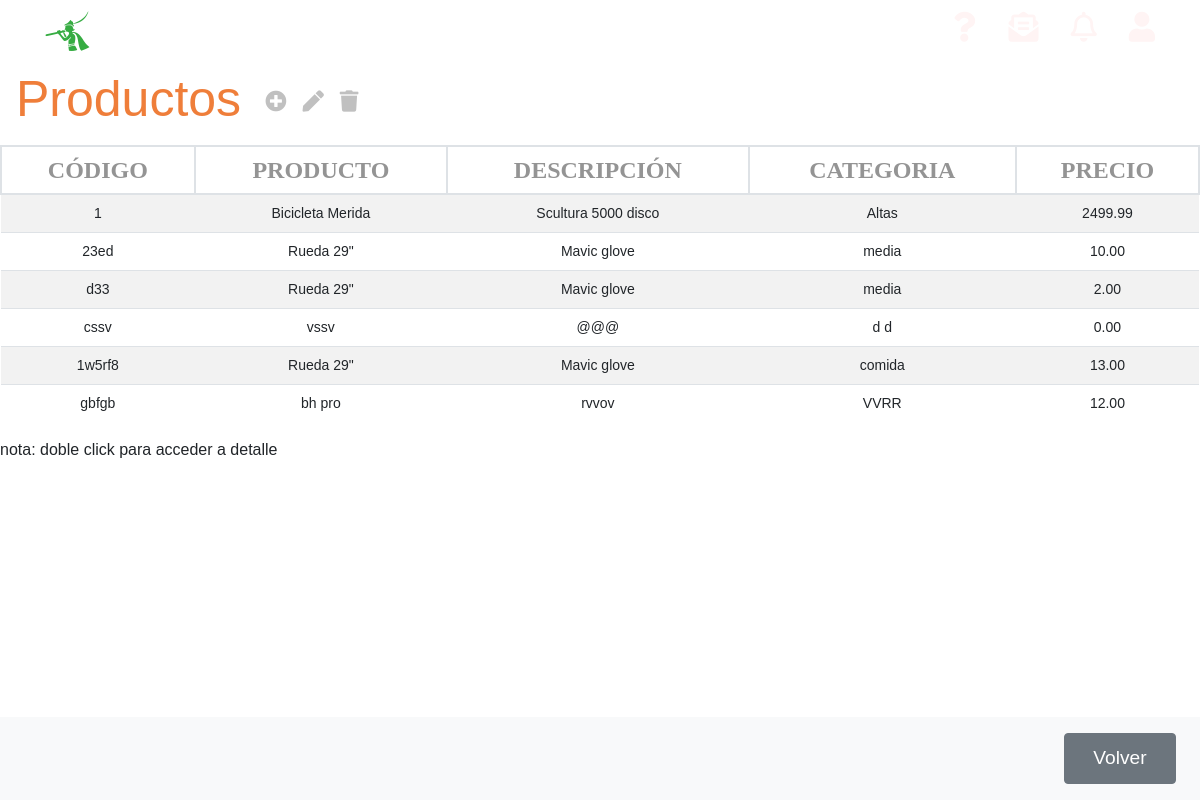
The app's page /appEntrega/productos/ with its own data.
### appEntrega/models.py (models this page shows, shortened)
class Producto(models.Model):
    producto_referencia = models.CharField(max_length=13, primary_key=True)
    producto_nombre = models.CharField(max_length=50)
    producto_descripcion = models.CharField(max_length=250)
    producto_categoria = models.CharField(max_length=50)
    producto_precio = models.DecimalField(max_digits=10, decimal_places=2, default=0)

### appEntrega/views.py (the view)
# urls.py: path('productos/', ProductoListView.as_view(), name='listaProducto'),
class ProductoListView(ListView):
    model = Producto
    template_name = 'listaProductos.html'
    context_object_name = 'lista_productos'

### appEntrega/templates/listaProductos.html
{% extends 'base.html' %}
{% block content %}
<div class="">
    <nav class="navbar navbar-light table-navbar">
        <h2 class="orange-color">Productos</h2>
        <ul class="navbar-nav mr-auto flex-row">
            <li class="nav-item m-0 ml-3">
                <i class="fas fa-plus-circle fa-lg c-grey"
                    onclick="location.href='http://127.0.0.1:8000/appEntrega/productos/nuevo/'"></i>
            </li>
            <li class="nav-item m-0">
                <i class="fas fa-pen fa-lg c-grey"></i>
            </li>
            <li class="nav-item m-0">
                <i class="fas fa-trash fa-lg c-grey"></i>
            </li>
        </ul>
    </nav>
</div>
<div class="row">
    <div class="col-md-12">
        <table class="table-deustronic table table-striped table-hover">
            <thead>
                <tr>
                    <th>CÓDIGO</th>
                    <th>PRODUCTO</th>
                    <th>DESCRIPCIÓN</th>
                    <th>CATEGORIA</th>
                    <th>PRECIO</th>
                </tr>
            </thead>
            <tbody>
                {% if lista_productos %}
                {% for producto in lista_productos %}
                <tr ondblclick="location.href='http://127.0.0.1:8000/appEntrega/productos/{{producto.pk}}/editar'">
                    <td>
                        {{producto.producto_referencia}}
                    </td>
                    <td>{{producto.producto_nombre}}</td>
                    <td>{{producto.producto_descripcion}}</td>
                    <td>{{producto.producto_categoria}}</td>
                    <td>{{producto.producto_precio}}</td>
                </tr>
                {% endfor %}
                {% else %}
                <tr>
                    <td colspan="5">
                        <p>No existen Componentes</p>
                    </td>
                </tr>
                {% endif %}
            </tbody>
        </table>
        <p>nota: doble click para acceder a detalle</p>
    </div>
</div>
<nav class="navbar navbar-light bg-light fixed-bottom">
    <div class="form-inline ml-auto">
        <button onclick="location.href='http://127.0.0.1:8000/appEntrega'" class="btn boton-nav btn-secondary m-2"
            type="button">Volver</button>
    </div>
</nav>
{% endblock %}

### appEntrega/static/style/styles.css (style rules this page uses)
.orange-color, .orange-color:hover { color: rgb(239, 126, 58) !important; font-weight: 100 !important; }
* { font-family: 'FiraSans-Regular', sans-serif; }
html { overflow-x: hidden; overflow-y: overlay; }
html, body { height: 100%; }
body { margin: 0; }
i { cursor: pointer !important; }
ul { padding: 0 !important; }

### appEntrega/static/style/table.css (style rules this page uses)
table { overflow: scroll; }
table td { vertical-align: middle !important; }
.table-deustronic th { color: #949494; font-weight: bold; font-size: 1.5rem; padding: 5px 10px; border: 2px solid #dee2e6; font-family: FiraSans-Regular, Calibri, Verdana; text-align: center !important; }
.table-deustronic td { font-size: 14px; padding: 0.5rem; text-align: center !important; cursor: pointer !important; }
.table-navbar { position: sticky; background-color: white; z-index: 1; top: 0; width: 100%; }

### appEntrega/static/style/productos.css (style rules this page uses)
.navbar-nav .nav-item { padding: 0 .5rem; }
.c-grey { color: silver !important; }
.boton-nav { width: 7rem; height: 3.2rem !important; color: white !important; font-weight: 400; font-size: 1.2rem; text-decoration: none; outline-style: none; }

### appEntrega/static/style/header.css (style rules this page uses)
h2 { padding: 0px; color: #1c3d79; font-size: 50px; font-family: 'Franklin Gothic Medium', 'Arial Narrow', Arial, sans-serif }
li { list-style: none; margin-right: 2rem; }
li:last-of-type { margin-right: 0; }
ul { margin: 0 !important; }

### appEntrega/static/style/modal.css (style rules this page uses)
:root { --lightgray: #efefef; --blue: steelblue; --white: #fff; --black: rgba(0, 0, 0, 0.8); --bounceEasing: cubic-bezier(0.51, 0.92, 0.24, 1.15); }
* { padding: 0; margin: 0; }

### records on screen
Producto: producto_referencia "1", producto_nombre "Bicicleta Merida", producto_descripcion "Scultura 5000 disco", producto_categoria "Altas", producto_precio "2499.99"
Producto: producto_referencia "23ed", producto_nombre "Rueda 29\"", producto_descripcion "Mavic glove", producto_categoria "media", producto_precio "10.00"
Producto: producto_referencia "d33", producto_nombre "Rueda 29\"", producto_descripcion "Mavic glove", producto_categoria "media", producto_precio "2.00"
Producto: producto_referencia "cssv", producto_nombre "vssv", producto_descripcion "@@@", producto_categoria "d d", producto_precio "0.00"
Producto: producto_referencia "1w5rf8", producto_nombre "Rueda 29\"", producto_descripcion "Mavic glove", producto_categoria "comida", producto_precio "13.00"
Producto: producto_referencia "gbfgb", producto_nombre "bh pro", producto_descripcion "rvvov", producto_categoria "VVRR", producto_precio "12.00"
